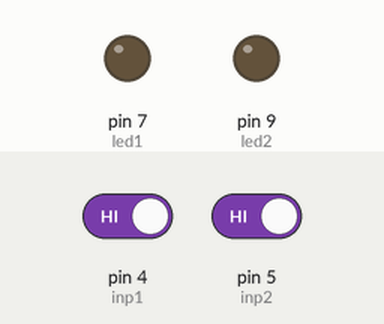
This sketch was run on a simulated Arduino Uno, built with avr-gcc and run on an emulated ATmega328P. Shown: output pins drawn as LEDs (lit = HIGH). Inputs (shaded band) come from the test bench; at power-on: pin 5 (inp2) HIGH, pin 4 (inp1) HIGH.

Above: at 1.2 s.
1.3 s: pin 5 (inp2) driven LOW
At 2.0 s:
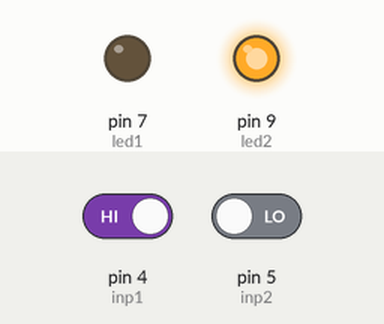
4.3 s: pin 4 (inp1) driven LOW
At 6.2 s:
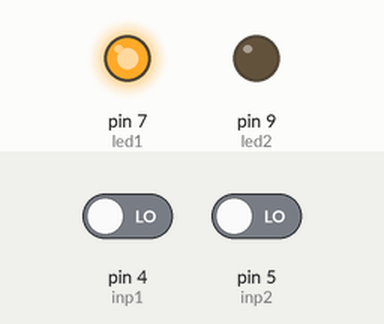
6.8 s: pin 5 (inp2) driven HIGH
At 9.5 s:
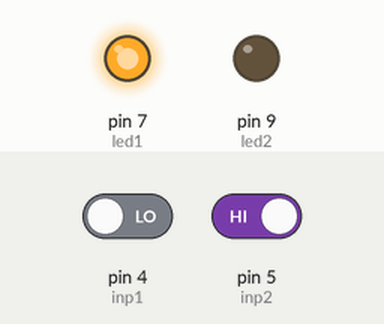
9.8 s: pin 4 (inp1) driven HIGH
At 12.0 s:
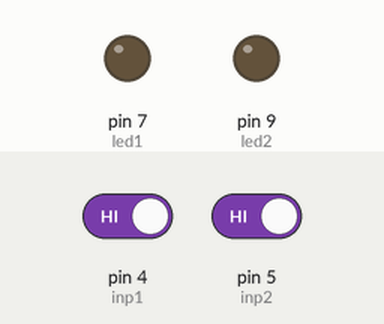
Timing chart, 0 to 13.5 s (numbered marks = the images above; inputs shaded):
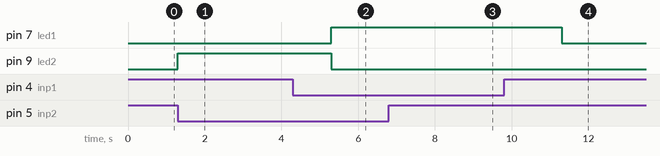

Measured:
- after the input at 1.3 s, pin 9 (led2): LOW → HIGH at once
- after the input at 4.3 s, pin 7 (led1): LOW → HIGH after 1.0 s; pin 9 (led2): HIGH → LOW after 1.0 s
- after the input at 6.8 s, pin 7 (led1): stays HIGH (without the input it goes to LOW after 1.5 s); pin 9 (led2): stays LOW (without the input it goes to HIGH after 1.5 s)
- after the input at 9.8 s, pin 7 (led1): HIGH → LOW after 1.5 s

The sketch:

tlacitka_on3s_on2s_chooser.ino
```cpp
int led1 = 7;
int led2 = 9;

int inp1 = 4;
int inp2 = 5;

int timeOn1 = 3000;//ms
int timeOn2 = 2000;//ms

void setup() {
  pinMode(inp1, INPUT);
  pinMode(inp2, INPUT);

  pinMode(led1, OUTPUT);
  pinMode(led2, OUTPUT);
}

void loop() {
  if (digitalRead(inp1) == LOW) {
    lightUpFor(led1, timeOn1);
  }

  if (digitalRead(inp2) == LOW) {
    lightUpFor(led2, timeOn2);
  }
}

void lightUpFor(int pinID, int timeOn) {
  digitalWrite(pinID, HIGH);
  delay(timeOn);
  digitalWrite(pinID, LOW);
}
```
